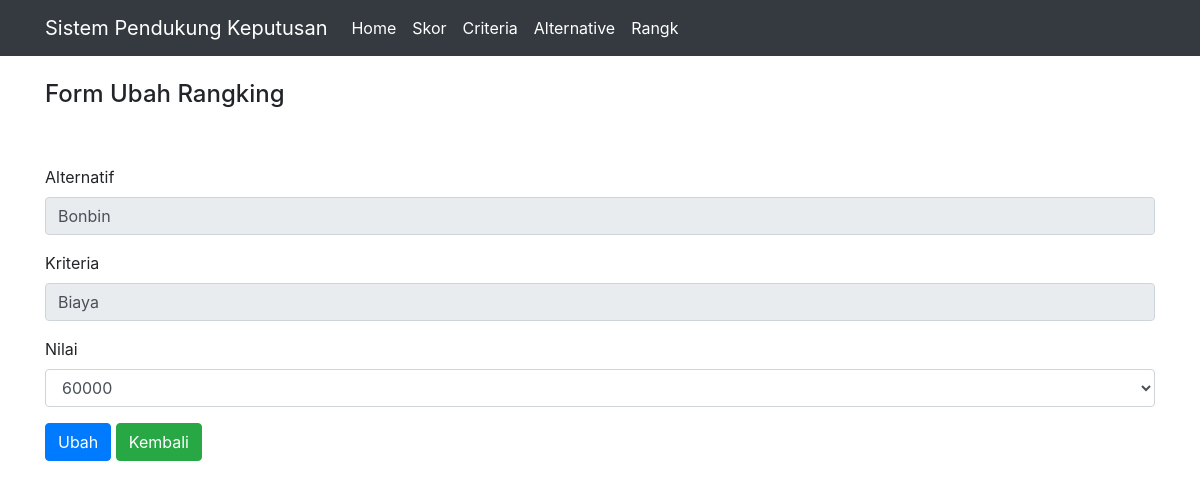
Page /edit-rangking.php?ia=1&ik=16 on the earlier database version.
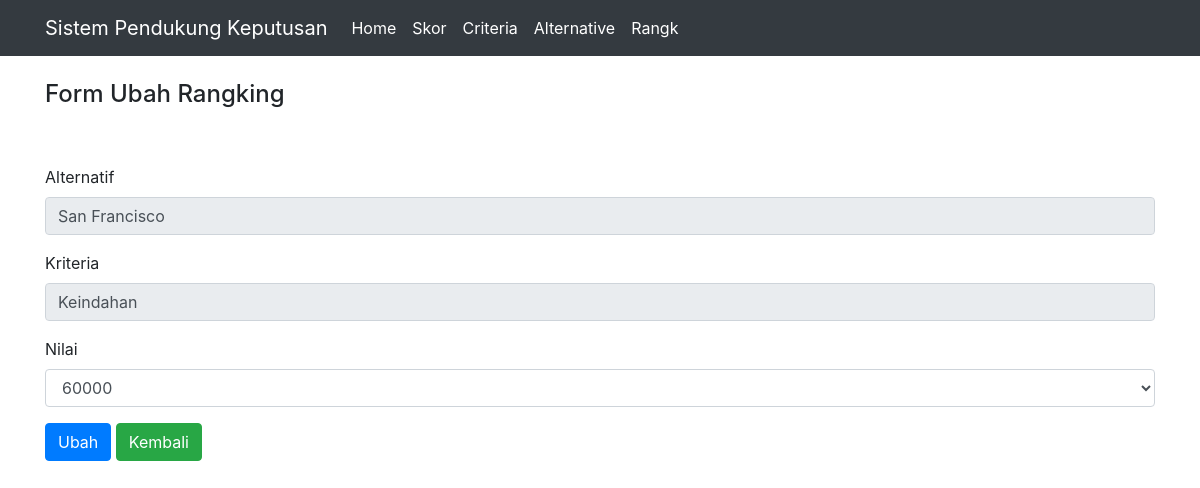
Same page on the later database version.
### tables this page shows
CREATE TABLE `alternatif` (
  `id_alternatif` int(11) NOT NULL,
  `nama_alternatif` varchar(35) NOT NULL,
  `hasil_alternatif` double NOT NULL
);

CREATE TABLE `kriteria` (
  `id_kriteria` int(11) NOT NULL,
  `nama_kriteria` varchar(35) NOT NULL,
  `tipe_kriteria` varchar(35) NOT NULL,
  `bobot_kriteria` double NOT NULL
);

### edit-rangking.php (the view, shortened to what this page needs)
<?php
include "header.php";
include "config.php";
$ia = isset($_GET['ia']) ? $_GET['ia'] : die('ERROR: missing ID.');
$ik = isset($_GET['ik']) ? $_GET['ik'] : die('ERROR: missing ID.');
$readOne= mysqli_query($koneksi,"SELECT * FROM rangking WHERE id_alternatif='$ia' AND id_kriteria='$ik' LIMIT 0,1");
$getRow = mysqli_fetch_assoc($readOne);
$readkr = mysqli_query($koneksi,"SELECT * FROM kriteria WHERE id_kriteria='$ik'");
$getRowkr = mysqli_fetch_assoc($readkr);
$readalt = mysqli_query($koneksi,"SELECT * FROM alternatif WHERE id_alternatif='$ia'");
$getRowalt = mysqli_fetch_assoc($readalt);
?>
<br>
<div class="container">
	<div class="row">
		<div class="col-md-6 text-left">
			<h4>Form Ubah Rangking</h4>
		</div>
		<div class="col-md-6">
		</div>
	</div>
	<br><br>
	<form method="POST" action="">
	  <div class="form-group">
	    <label for="alt">Alternatif</label>
	    <div>
	      <input type="text" class="form-control" id="alt" name="alt" value="<?php echo $getRowalt['nama_alternatif'] ?>" disabled>
	    </div>
	  </div>
	  <div class="form-group">
	    <label for="kr">Kriteria</label>
	    <div>
	      <input type="text" class="form-control" id="kr" name="kr" value="<?php echo $getRowkr['nama_kriteria'] ?>" disabled>
	    </div>
	  </div>
	  <div class="form-group">
	    <label for="nn">Nilai</label>
	    <div>
	    <select class="form-control" id="nn" name="nn">
		   	<option><?php echo $getRow['nilai_rangking']; ?></option>
		</select>
		</div>
	  </div>
	  <div class="form-group">
	    <div>
	      <button type="submit" class="btn btn-primary">Ubah</button>
	      <button type="button" onclick="location.href='rangking.php'" class="btn btn-success">Kembali</button>
	    </div>
	  </div>
	</form>
</div>

Differences in the rows shown:
changed alternatif: alt "Bonbin" → "San Francisco"
changed kriteria: kr "Biaya" → "Keindahan"
